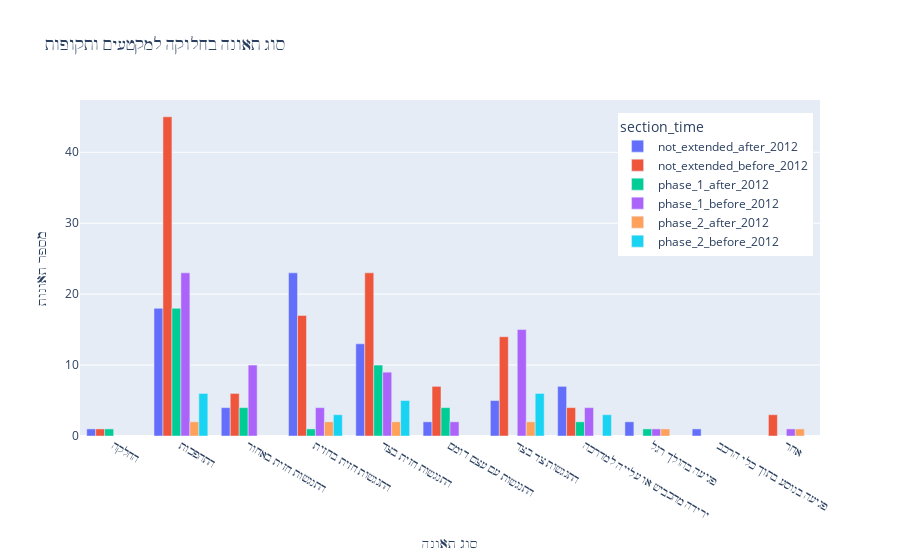

Notebook code for this chart:
### Code cell
fig = (
    df_90
    # >> filter(_.part=='south_')
    # >> filter(_.location >= 60.4, _.location <= 180)
    >> group_by(_.section_time)
    >> count(_.accident_type)
    >> pipe(lambda x: px.bar(x, x='accident_type', y='n', color='section_time', barmode='group',
        title='סוג תאונה בחלוקה למקטעים ותקופות', labels={'accident_type':'סוג תאונה', 'n': 'מספר תאונות'},
        category_orders={'section': ['arava_tihona_before_2012', 'arava_tihona_after_2012', 'arava_dromit_before_2012', 'arava_tihona_after_2012']}))
    # >> group_by(_.year)
    # >> summarize(killed=_.killed.sum(), lightly_injured=_.lightly_injured.sum())
)

fig.update_layout(
    legend=dict(
        yanchor='top',
        y=0.96,
        xanchor='right',
        x=0.99
    )
)
fig.show()

### Figure 1 — Plotly figure (JSON) as saved in the notebook; plotly's stock layout.template omitted (floating-point values rounded to 4 significant figures)
{"data": [{"alignmentgroup": "True", "hovertemplate": "section_time=not_extended_after_2012<br>סוג תאונה=%{x}<br>מספר תאונות=%{y}<extra></extra>", "legendgroup": "not_extended_after_2012", "marker": {"color": "#636efa"}, "name": "not_extended_after_2012", "offsetgroup": "not_extended_after_2012", "orientation": "v", "showlegend": true, "textposition": "auto", "type": "bar", "x": ["החלקה", "התהפכות", "התנגשות חזית באחור", "התנגשות חזית בחזית", "התנגשות חזית בצד", "התנגשות עם עצם דומם", "התנגשות צד בצד", "ירידה מהכביש או עלייה למדרכה", "פגיעה בהולך רגל", "פגיעה בנוסע בתוך כלי הרכב"], "xaxis": "x", "y": [1, 18, 4, 23, 13, 2, 5, 7, 2, 1], "yaxis": "y"}, {"alignmentgroup": "True", "hovertemplate": "section_time=not_extended_before_2012<br>סוג תאונה=%{x}<br>מספר תאונות=%{y}<extra></extra>", "legendgroup": "not_extended_before_2012", "marker": {"color": "#EF553B"}, "name": "not_extended_before_2012", "offsetgroup": "not_extended_before_2012", "orientation": "v", "showlegend": true, "textposition": "auto", "type": "bar", "x": ["אחר", "החלקה", "התהפכות", "התנגשות חזית באחור", "התנגשות חזית בחזית", "התנגשות חזית בצד", "התנגשות עם עצם דומם", "התנגשות צד בצד", "ירידה מהכביש או עלייה למדרכה"], "xaxis": "x", "y": [3, 1, 45, 6, 17, 23, 7, 14, 4], "yaxis": "y"}, {"alignmentgroup": "True", "hovertemplate": "section_time=phase_1_after_2012<br>סוג תאונה=%{x}<br>מספר תאונות=%{y}<extra></extra>", "legendgroup": "phase_1_after_2012", "marker": {"color": "#00cc96"}, "name": "phase_1_after_2012", "offsetgroup": "phase_1_after_2012", "orientation": "v", "showlegend": true, "textposition": "auto", "type": "bar", "x": ["החלקה", "התהפכות", "התנגשות חזית באחור", "התנגשות חזית בחזית", "התנגשות חזית בצד", "התנגשות עם עצם דומם", "ירידה מהכביש או עלייה למדרכה", "פגיעה בהולך רגל"], "xaxis": "x", "y": [1, 18, 4, 1, 10, 4, 2, 1], "yaxis": "y"}, {"alignmentgroup": "True", "hovertemplate": "section_time=phase_1_before_2012<br>סוג תאונה=%{x}<br>מספר תאונות=%{y}<extra></extra>", "legendgroup": "phase_1_before_2012", "marker": {"color": "#ab63fa"}, "name": "phase_1_before_2012", "offsetgroup": "phase_1_before_2012", "orientation": "v", "showlegend": true, "textposition": "auto", "type": "bar", "x": ["אחר", "התהפכות", "התנגשות חזית באחור", "התנגשות חזית בחזית", "התנגשות חזית בצד", "התנגשות עם עצם דומם", "התנגשות צד בצד", "ירידה מהכביש או עלייה למדרכה", "פגיעה בהולך רגל"], "xaxis": "x", "y": [1, 23, 10, 4, 9, 2, 15, 4, 1], "yaxis": "y"}, {"alignmentgroup": "True", "hovertemplate": "section_time=phase_2_after_2012<br>סוג תאונה=%{x}<br>מספר תאונות=%{y}<extra></extra>", "legendgroup": "phase_2_after_2012", "marker": {"color": "#FFA15A"}, "name": "phase_2_after_2012", "offsetgroup": "phase_2_after_2012", "orientation": "v", "showlegend": true, "textposition": "auto", "type": "bar", "x": ["אחר", "התהפכות", "התנגשות חזית בחזית", "התנגשות חזית בצד", "התנגשות צד בצד", "פגיעה בהולך רגל"], "xaxis": "x", "y": [1, 2, 2, 2, 2, 1], "yaxis": "y"}, {"alignmentgroup": "True", "hovertemplate": "section_time=phase_2_before_2012<br>סוג תאונה=%{x}<br>מספר תאונות=%{y}<extra></extra>", "legendgroup": "phase_2_before_2012", "marker": {"color": "#19d3f3"}, "name": "phase_2_before_2012", "offsetgroup": "phase_2_before_2012", "orientation": "v", "showlegend": true, "textposition": "auto", "type": "bar", "x": ["התהפכות", "התנגשות חזית בחזית", "התנגשות חזית בצד", "התנגשות צד בצד", "ירידה מהכביש או עלייה למדרכה"], "xaxis": "x", "y": [6, 3, 5, 6, 3], "yaxis": "y"}], "layout": {"barmode": "group", "legend": {"title": {"text": "section_time"}, "tracegroupgap": 0, "x": 0.99, "xanchor": "right", "y": 0.96, "yanchor": "top"}, "title": {"text": "סוג תאונה בחלוקה למקטעים ותקופות"}, "xaxis": {"anchor": "y", "domain": [0, 1], "title": {"text": "סוג תאונה"}}, "yaxis": {"anchor": "x", "domain": [0, 1], "title": {"text": "מספר תאונות"}}}}
